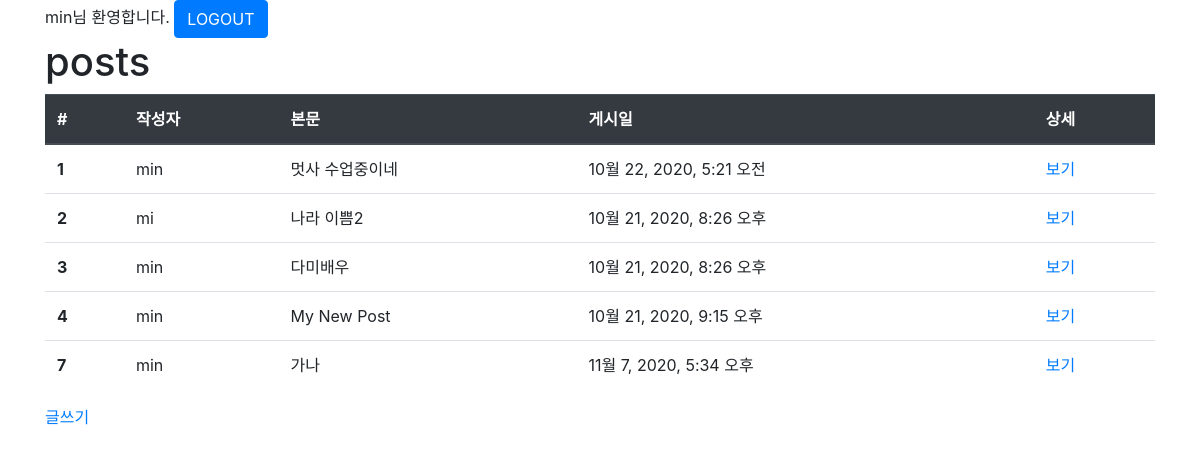
The page /posts/ (signed in) on the database its author committed.
### posts/models.py (models this page shows, shortened)
class Post(models.Model):
    user=models.ForeignKey(User,on_delete=models.CASCADE,null=False)
    body=models.TextField()
    created_at=models.DateTimeField()
    image = models.ImageField(upload_to='post', null=True)
    liked_users=models.ManyToManyField(User,related_name="liked_posts")

### posts/views.py (the view)
# urls.py: path('',views.index,name="index"),
def index(request):
    posts=Post.objects.all()
    context={
        'posts':posts,
        'numbers':[1,2,3,4,5]
    }
    return render(request,'posts/index.html',context)

### posts/templates/posts/index.html
{% extends "base.html" %}
{%load static%}
{% block style %}
  <link rel="stylesheet" href="{% static 'posts/style.css' %}" type="text/css"/>
{% endblock %}
{% block content %}
  <div class=container>
  <h1>posts</h1>
  {% if posts %}
    <table class="table">
      <thead class="thead-dark">
        <tr>
          <th>#</th>
          <th>작성자</th>
          <th>본문</th>
          <th>게시일</th>
         <th>상세</th>
        </tr>
      </thead>
      <tbody>
        {% for post in posts %}
          <tr>
            <th>{{ post.id }}</th>
            <td>{{ post.user.get_username }}</td>
            <td>{{ post.body }}</td>
            <td>{{ post.created_at }}</td>
           <td><a href="{% url 'posts:detail' post.id %}">보기</a></td>
          </tr>
       {% endfor %}
      </tbody>
    </table>
  {% else %}
    <p>No posts</p>
  {%endif%}
  <a href="{% url 'posts:new' %}">글쓰기</a>
  </div>
{% endblock %}

### templates/base.html (shortened to what this page needs)
{% load static %}
<!DOCTYPE html>
<html lang="ko">
  <head>
    <link rel="stylesheet" href="https://cdn.jsdelivr.net/npm/bootstrap@4.5.3/dist/css/bootstrap.min.css">
    <link rel="stylesheet" href="{% static 'style.css'%}" />
    {% block style %}
    {% endblock %}
  </head>
  <body>
    {% if user.is_authenticated %}
      <div class="container">
        <form action="{% url 'accounts:logout' %}" method="POST">
          {{ user.get_username }}님 환영합니다.
          <button type="submit" class="btn btn-primary">LOGOUT</button>
        </form>
      </div>
    {% endif %}
    {% block content %}
    {% endblock %}
  </body>
</html>

### static/style.css (style rules this page uses)
* { margin: 0px; padding: 0px; box-sizing: border-box; }

### rows shown on the page
Post: id "1", user.get_username "min", body "멋사 수업중이네", created_at "10월 22, 2020, 5:21 오전"
Post: id "2", user.get_username "mi", body "나라 이쁨2", created_at "10월 21, 2020, 8:26 오후"
Post: id "3", user.get_username "min", body "다미배우", created_at "10월 21, 2020, 8:26 오후"
Post: id "4", user.get_username "min", body "My New Post", created_at "10월 21, 2020, 9:15 오후"
Post: id "7", user.get_username "min", body "가나", created_at "11월 7, 2020, 5:34 오후"

### other values the page prints
{{ user.get_username }} "min"
